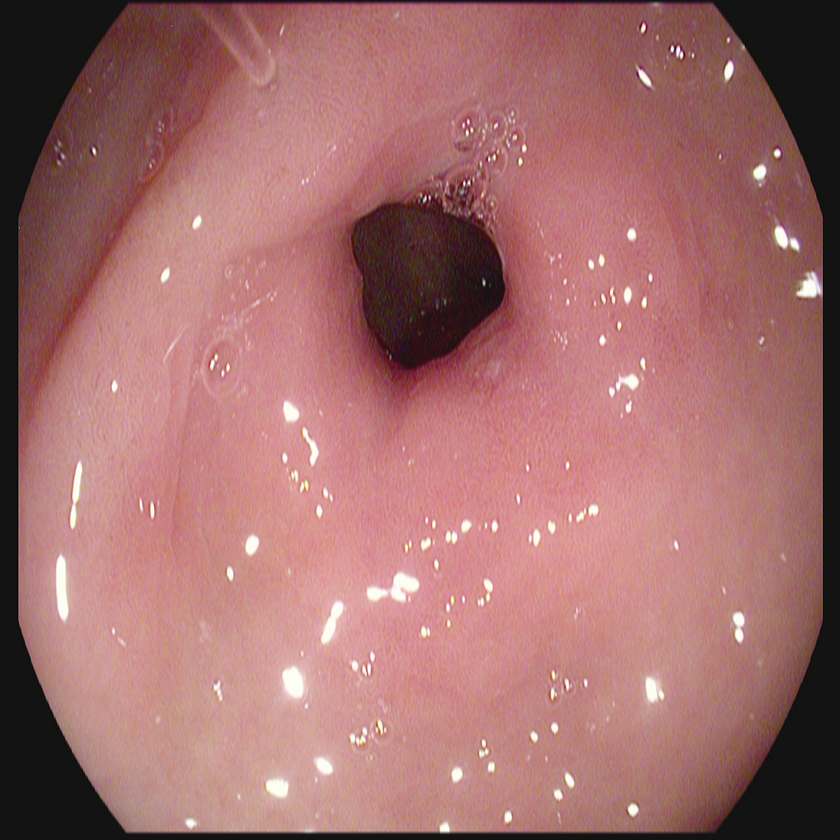
#> input picture data/images_png/copy_105.png, 840 x 840 px, shrunk from 1024 x 1024 before the run; its folder holds only this picture in this run
$ python glcm_py.py   (older library calls are emulated)
#> lines starting #> are read from the running program, lines starting #| are printed output that depends on the picture
import numpy as np
import csv
import cv2
import uuid
from skimage.color import rgb2gray
import os
from skimage.feature import graycomatrix
from pydicom import dcmread
import time

import os
import fnmatch

def list_images_recursive(dir_path, extensions=("*.dcm" )):
#> called with dir_path = '../data/images_png/', extensions = '*.png'
    image_files = []
    for root, _, files in os.walk(dir_path):
        for file in files:
            if fnmatch.fnmatch(file, extensions):
                image_files.append(os.path.join(root, file))
    return image_files


def save_glcm_to_csv(glcm, output_dir, filename="output.csv"):
    # Check if output_dir is valid
    if not output_dir:
        raise ValueError("output_dir cannot be empty")

    # Ensure the output directory exists
    os.makedirs(output_dir, exist_ok=True)

    # Full path for the output file
    file_path = os.path.join(output_dir, filename)

    # Save GLCM to a CSV file
    np.savetxt(file_path, glcm, delimiter=",")
    print(f"GLCM saved to {file_path}")

### doing for png

images_png = list_images_recursive("../data/images_png/", ("*.png"))
print(f"Found {len(images_png)} Png images")

distances = [1]  # Distance of 1 pixel
angles = [0, np.pi / 4, np.pi / 2, 3 * np.pi / 4, np.pi, 5 * np.pi / 4, 3 * np.pi / 2, 7 * np.pi / 4]

start = time.time()
glcms = []
for img in images_png:
# Compute GLCM for all angles
    im = cv2.imread(img)
#> im is the input picture: shape (840, 840, 3); mean B, G, R 108.9, 110.1, 162.5
    g = cv2.cvtColor(im, cv2.COLOR_BGR2GRAY)
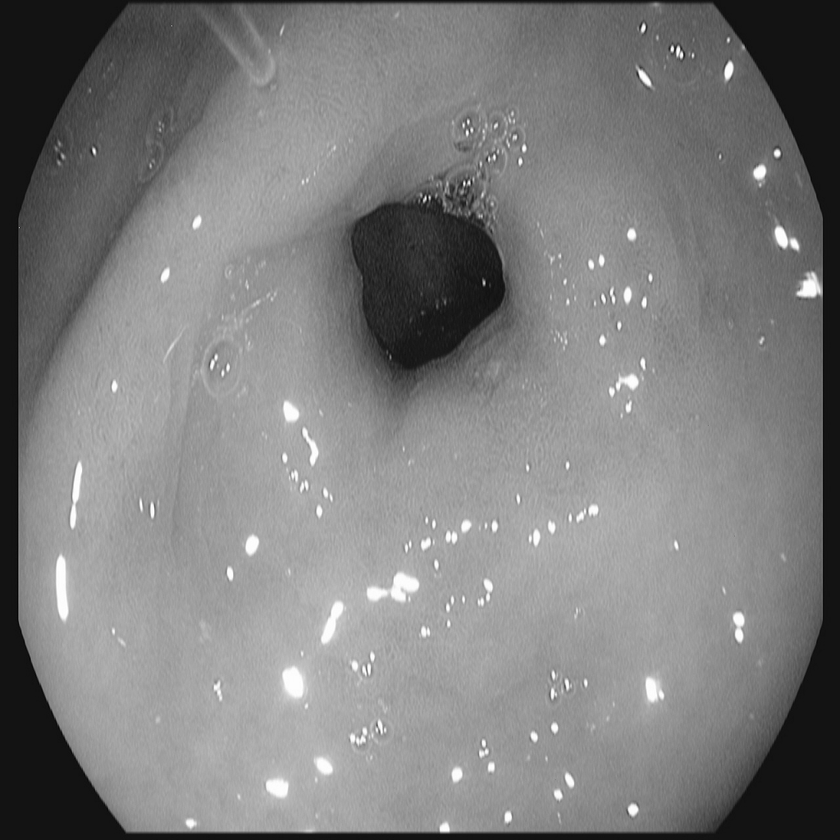
#> g: shape (840, 840); min 2, max 255, mean 125.7
    glcms.append(graycomatrix(
        image=g,
        distances=[50],
        angles=angles,
        symmetric=True,
    ))


for glcm in glcms:
    name = str(uuid.uuid4())
    for angle in range(glcm.shape[3]):
        print(f"Saving GLCM to {name}.csv")
        save_glcm_to_csv(glcm[:, :, 0, angle], "./output", f"{name}.csv")
#> this loop made 1 pass
#> name on pass 1: 'e70da698-bd6e-49d4-8ec3-c0752da7ffd2'
#> (printed output is left out)

elapsed_time = time.time() - start

# Save elapsed time to CSV
csv_path = os.path.join("../", "benchmark_times_png_python.csv")
with open(csv_path, mode="w", newline="") as file:
    writer = csv.writer(file)
    writer.writerow(["string", "time"])
    writer.writerow(["python_glcm", elapsed_time])

print(f"Benchmark times saved to {csv_path}")


# Example usage
images = list_images_recursive("../dataset/")
print(f"Found {len(images)} DICOM images")

distances = [1]  # Distance of 1 pixel
angles = [0, np.pi / 4, np.pi / 2, 3 * np.pi / 4, np.pi, 5 * np.pi / 4, 3 * np.pi / 2, 7 * np.pi / 4]

start = time.time()
glcms = []
for img in images:
# Compute GLCM for all angles
    dcm = dcmread(img)
    glcms.append(graycomatrix(
        dcm.pixel_array.astype(np.uint8),
        distances=distances,
        angles=angles,
        symmetric=True,
        normed=True
    ))


for glcm in glcms:
    name = str(uuid.uuid4())
    for angle in range(glcm.shape[3]):
        #print(f"Saving GLCM to {name}.csv")
        save_glcm_to_csv(glcm[:, :, 0, angle], "./output", f"{name}.csv")

elapsed_time = time.time() - start

# Save elapsed time to CSV
csv_path = os.path.join("../", "benchmark_times_dicom_python.csv")
with open(csv_path, mode="w", newline="") as file:
    writer = csv.writer(file)
    writer.writerow(["string", "time"])
    writer.writerow(["python_glcm", elapsed_time])

print(f"Benchmark times saved to {csv_path}")
